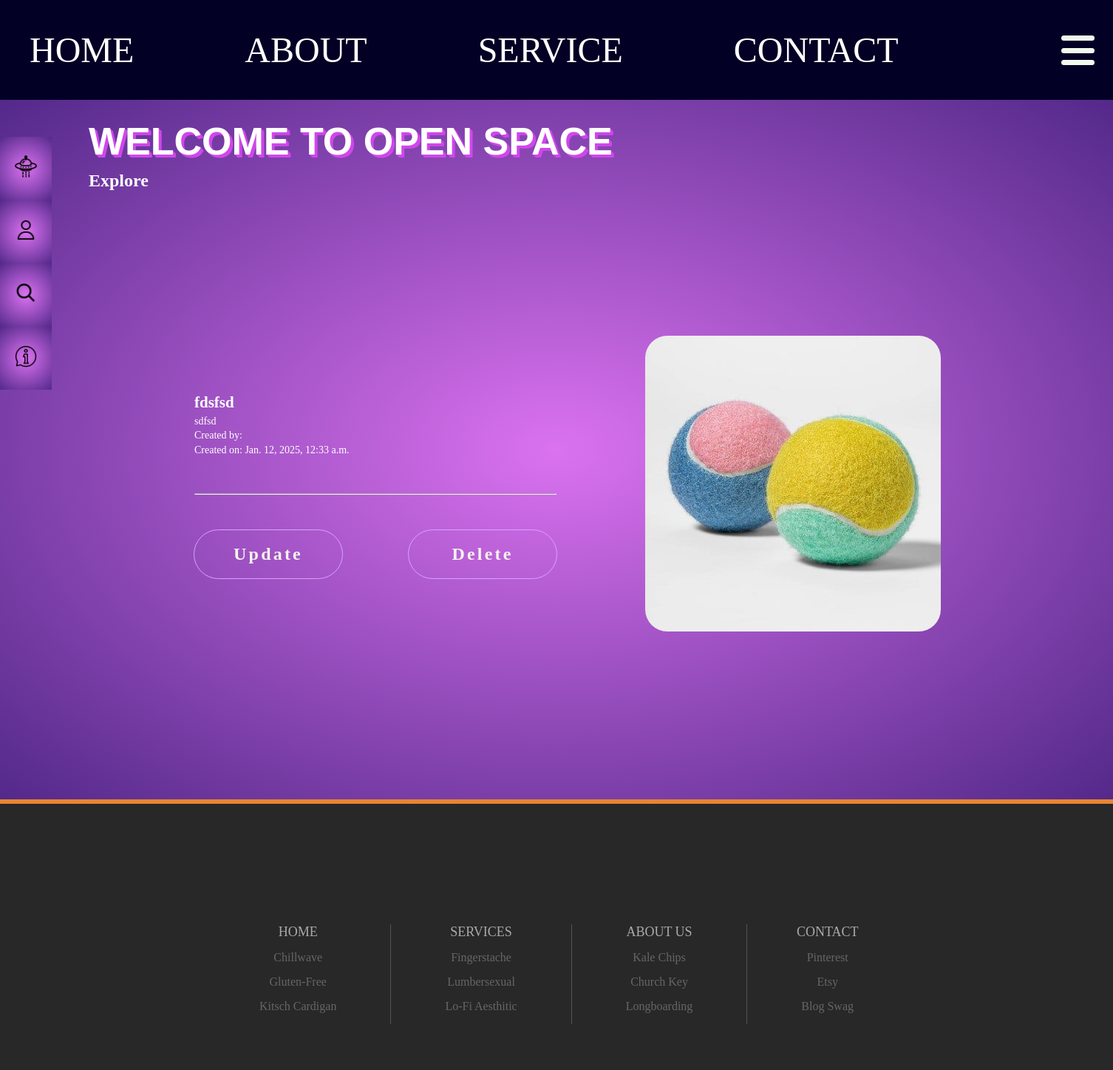
/posts/details/8/, run on the app's committed database.
### posts/models.py (models this page shows, shortened)
class Post(models.Model):
    title = models.CharField(max_length=200)
    image = models.ImageField(upload_to="posts/images")
    content = models.TextField()
    created_on = models.DateTimeField(auto_now_add=True)
    user = models.ForeignKey(User, on_delete=models.CASCADE, related_name="posts")

### posts/views.py (the view)
# urls.py: path('details/<int:pk>/', views.PostDetailsView.as_view(), name='post_detail'),  # Detail page for a single post.
class PostDetailsView(DetailView):
    template_name = 'posts/detail.html'
    model = Post

### templates/posts/detail.html (shortened to what this page needs)
{% extends "pages/service.html" %}
{% load static %}
{% block css %}
<link rel="stylesheet" href="{% static 'css/service.css' %}">
<link rel="stylesheet" href="{% static 'css/detail.css' %}">
{% endblock %}
{% block service_content %}
<div class="details_container">
    <div class="post_details">
        <div class="body_details">
            <div class="content_flex">
                <h1>{{ post.title }}</h1>
                <p>{{ post.content }}</p>
                <label>Created by: {{post.author.username}}</label>
                <label>Created on: {{post.created_on}}</label>
            </div>
            <hr>
            <div class="btn_flex">
                <div class="box">
                    <a class="btn_details" href="{% url 'update_post' post.id %}">Update</a>
            </div>
            <div class="box">
                <a class="btn_details" href="{% url 'delete_post' post.id %}">Delete</a>
            </div>
            </div>
        </div>
        <div class="image_details">
        {% if post.image %}
            <img class="image" src={{post.image.url}} alt="">
        {% endif %}
        </div>
    </div>
</div>
</div>
{% endblock %}

### static/css/base.css (style rules this page uses)
html, body { min-height: 100vh; }
* { margin: 0; padding: 0; font-family: 'Merlo, georgia, serif'; scroll-behavior: smooth; scroll-padding-top: 75px; }
img { max-width: 100%; height: auto; }
a { text-decoration: none; }
:root { --bgcolor: rgb(2, 0, 36); }

### static/css/service.css (style rules this page uses)
.service *, .service *:before, .service *:after { box-sizing: border-box; }
:root { --primary-color: #D96AA7; --secondary-color: #422C73; --complimentary-color: #88BFB5; --contrast-color: #F2E527; --light-color: #D2A9D9; --navbar-height: 18.6vh; }

### static/css/detail.css (style rules this page uses)
.details_container { width: 100%; height: 100%; display: flex; justify-content: center; align-items: center; }
.post_details { display: flex; justify-content: space-evenly; align-items: center; border-radius: 25px; width: 90%; height: 90%; margin-bottom: 50px; }
.body_details { height: 300px; width: 550px; display: flex; flex-direction: column; justify-content: space-around; padding-left: 30px; padding-right: 30px; border-radius: 30px; }
.content_flex { display: flex; flex-direction: column; justify-content: flex-start; }
.image { border-radius: 30px; max-height: 650px; }
.btn_flex { display: flex; justify-content: space-between; }
.box { --clr-shadow__border: #d9a1ff; --clr-text: #F6F4EB; --clr-space: #120e1e; --clr-space-gr: #271950; --clr-star: #E9F8F9; --size: 3rem; position: relative; outline: 1px solid var(--clr-shadow__border); overflow: hidden; width: 200px; border-radius: 33px; }
.btn_details { display: flex; justify-content: center; align-items: center; position: relative; z-index: 1; font-weight: 600; font-size: 1.5rem; letter-spacing: 0.2rem; background: transparent; padding: calc(var(--size) / 3) var(--size); border: none; cursor: pointer; color: var(--clr-text); }

### data on the page
Post: title "fdsfsd", content "sdfsd", created_on "Jan. 12, 2025, 12:33 a.m.", image (picture)
